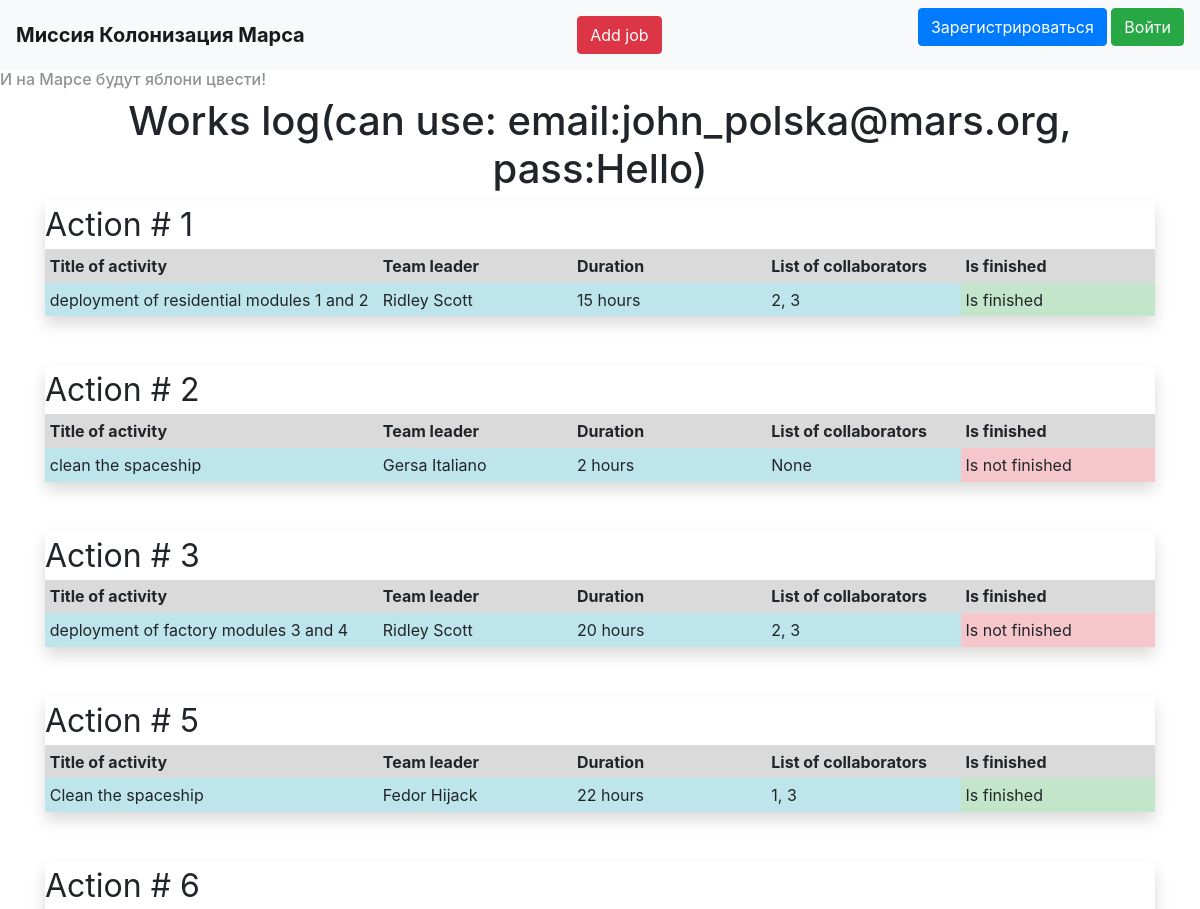
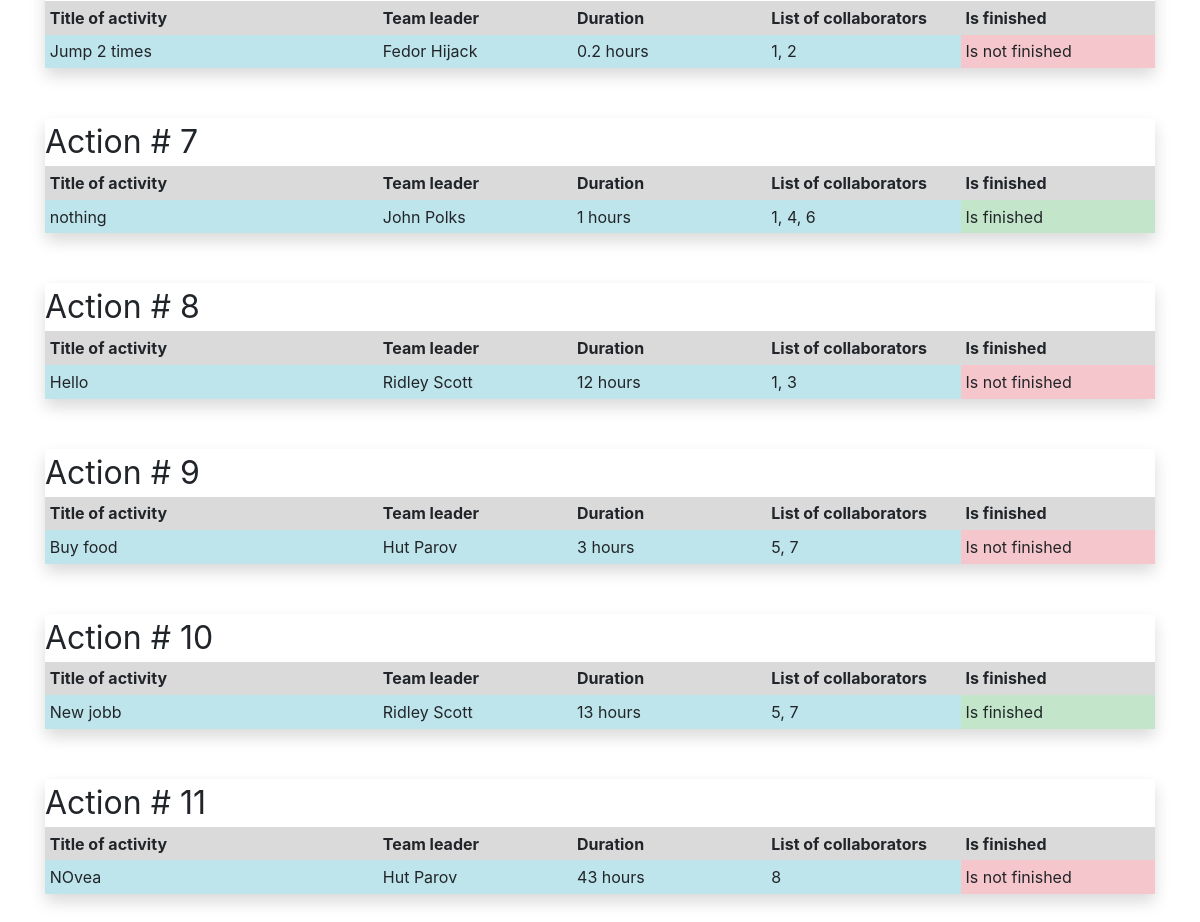
The page / on the database its author committed (2 pictures, top to bottom).
### __all_models.py (models this page shows, shortened)
class Jobs(SqlAlchemyBase):
    __tablename__ = 'jobs'
    id = sqlalchemy.Column(sqlalchemy.Integer, primary_key=True, autoincrement=True)
    team_leader = sqlalchemy.Column(sqlalchemy.Integer, sqlalchemy.ForeignKey('users.id'))
    job = sqlalchemy.Column(sqlalchemy.String)
    work_size = sqlalchemy.Column(sqlalchemy.Integer)
    collaborators = sqlalchemy.Column(sqlalchemy.String)
    start_date = sqlalchemy.Column(sqlalchemy.DateTime, default=datetime.datetime.now())
    end_date = sqlalchemy.Column(sqlalchemy.DateTime)
    is_finished = sqlalchemy.Column(sqlalchemy.Boolean)
    creator_id = sqlalchemy.Column(sqlalchemy.Integer)
    users = orm.relation('User')
    tm_leader=orm.relationship('User',foreign_keys='Jobs.team_leader')

class User(SqlAlchemyBase, UserMixin):
    __tablename__ = 'users'
    id = sqlalchemy.Column(sqlalchemy.Integer, primary_key=True, autoincrement=True)
    surname = sqlalchemy.Column(sqlalchemy.String)
    name = sqlalchemy.Column(sqlalchemy.String)
    age = sqlalchemy.Column(sqlalchemy.Integer)
    position = sqlalchemy.Column(sqlalchemy.String)
    speciality = sqlalchemy.Column(sqlalchemy.String)
    address = sqlalchemy.Column(sqlalchemy.String)
    email = sqlalchemy.Column(sqlalchemy.String, unique=True)
    hashed_password = sqlalchemy.Column(sqlalchemy.String)
    modified_date = sqlalchemy.Column(sqlalchemy.DateTime)
    username = sqlalchemy.Column(sqlalchemy.String, unique=True)

### main.py (the view)
@app.route('/')
def base():
    sesion = db_session.create_session()
    jobs = {'jobs': []}
    for job in sesion.query(Jobs):
        job_json = {'job': {}}
        job_json['job']['user'] = job.tm_leader
        job_json['job']['job'] = job
        if current_user.is_authenticated and (current_user.id == job.tm_leader.id or current_user.id == job.creator_id):
            job_json['job']['btns'] = True
        jobs['jobs'].append(job_json)
    return render_template('jobs.html', jobs=jobs)

### db_session.py (called while the page is built)
def create_session() -> Session:
    global __factory
    return __factory()

### templates/jobs.html (shortened to what this page needs)
{% extends "base.html" %}
{% block content %}
<div align="center">
    <h1>Works log(can use: email:john_polska@mars.org, pass:Hello)</h1>
</div>
{% for job in jobs['jobs'] %}
    <div class="col-md6 shadow rounded">
        <font size="6">Action # {{job['job']['job'].id}}</font>
        <table class="table table-sm table-borderless">
            <thead>
                <tr class="table-active">
                    <th scope="col" width="30%">Title of activity</th>
                    <th scope="col">Team leader</th>
                    <th scope="col">Duration</th>
                    <th scope="col">List of collaborators</th>
                    <th scope="col">Is finished</th>
                </tr>
            </thead>
            <tbody>
                <tr>
                    <td class="table-info">{{job['job']['job'].job}}</td>
                    <td class="table-info">{{job['job']['user'].name}} {{job['job']['user'].surname}}</td>
                    <td class="table-info">{{job['job']['job'].work_size}} hours</td>
                    <td class="table-info">{{job['job']['job'].collaborators}}</td>
                    {% if job['job']['job'].is_finished == False %}
                    <td class="table-danger">Is not finished</td>
                    {% else %}
                    <td class="table-success">Is finished</td>
                    {% endif %}
                </tr>
            </tbody>
        </table>
    </div>
{% endfor %}
{% endblock %}

### templates/base.html (shortened to what this page needs)
<!doctype html>
<html lang="en">
<head>
    <link rel="stylesheet"
          href="https://stackpath.bootstrapcdn.com/bootstrap/4.4.1/css/bootstrap.min.css"
>
    <link rel="stylesheet" href="{{ url_for('static', filename='css/style.css') }}">
</head>
<body>
<header>
    <nav class="navbar navbar-light bg-light">
        <a class="navbar-brand" href="/"><b>Миссия Колонизация Марса</b></a>
        {% if request.path != '/addjob'%}
        <a class="btn btn-danger" href="/addjob">Add job</a>
        {% endif %}
        {% if current_user.is_authenticated %}
            <a class="navbar-brand" href="/logout">{{ current_user.name }} {{ current_user.surname }}</a>
        {% else %}
            <p>
            <a class="btn btn-primary " href="/register">Зарегистрироваться</a>
            <a class="btn btn-success" href="/login">Войти</a>
            </p>
        {% endif %}
    </nav>
</header>
 <h6 style="opacity: 0.5">И на Марсе будут яблони цвести!</h6>
<main role="main" class="container">
    {% block content %}{% endblock %}
</main>
</body>
</html>

### static/css/style.css (style rules this page uses)
.table { text-align:left; table-layout: fixed; margin-bottom: 50px; }

### rows shown on the page
Jobs: job.job.id "1", job.job.job "deployment of residential modules 1 and 2", job.job.work_size "15", job.job.collaborators "2, 3"
User: job.user.name "Ridley" "Ridley" "Ridley" "Ridley", job.user.surname "Scott" "Scott" "Scott" "Scott"
Jobs: job.job.id "2", job.job.job "clean the spaceship", job.job.work_size "2", job.job.collaborators "None"
User: job.user.name "Gersa", job.user.surname "Italiano"
Jobs: job.job.id "3", job.job.job "deployment of factory modules 3 and 4", job.job.work_size "20", job.job.collaborators "2, 3"
Jobs: job.job.id "5", job.job.job "Clean the spaceship", job.job.work_size "22", job.job.collaborators "1, 3"
User: job.user.name "Fedor" "Fedor", job.user.surname "Hijack" "Hijack"
Jobs: job.job.id "6", job.job.job "Jump 2 times", job.job.work_size "0.2", job.job.collaborators "1, 2"
Jobs: job.job.id "7", job.job.job "nothing", job.job.work_size "1", job.job.collaborators "1, 4, 6"
User: job.user.name "John", job.user.surname "Polks"
Jobs: job.job.id "8", job.job.job "Hello", job.job.work_size "12", job.job.collaborators "1, 3"
Jobs: job.job.id "9", job.job.job "Buy food", job.job.work_size "3", job.job.collaborators "5, 7"
User: job.user.name "Hut" "Hut", job.user.surname "Parov" "Parov"
Jobs: job.job.id "10", job.job.job "New jobb", job.job.work_size "13", job.job.collaborators "5, 7"
Jobs: job.job.id "11", job.job.job "NOvea", job.job.work_size "43", job.job.collaborators "8"
